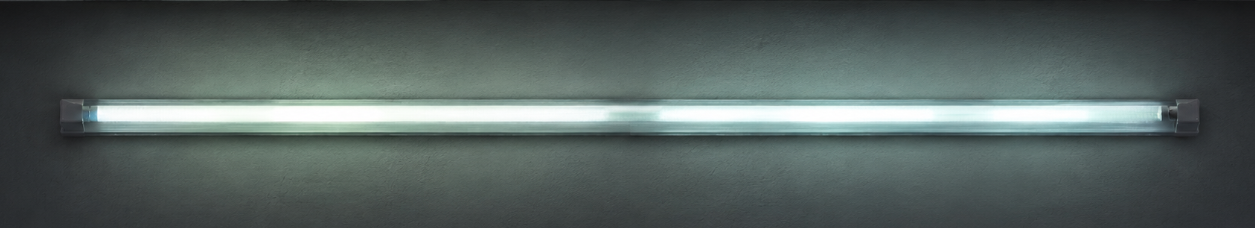
#> input picture tools/lamp-photo.png, 1255 x 228 px, given in place of photo-src.png, which was not available
$ python cut-lamp.py
#> lines starting #> are read from the running program, lines starting #| are printed output that depends on the picture; pictures that were not available may be replaced by others from this repository, and a replacement may not be noted
"""Вырезает светильник из фотографии в четыре слоя для `.lamp__tube`.

Исходник — снимок голой люминесцентной лампы на стене. Нужно из него
получить светильник без стены, в размер нашего света, и так, чтобы цвет
лампы на сайте продолжал работать.

--- Почему слоёв четыре, а не один --------------------------------------

Наша лампа несравнимо стройнее снятой: у нас длина к толщине под сто к
одному, на снимке — двадцать пять к одному. Растянуть снимок целиком —
значит размазать патроны в плоские кляксы; нарезать его на «концы и
середину» и растянуть одну середину — значит получить шов.

Шов не умозрительный, он был и мерился: на стыке двух полупрозрачных
кусков налёт складывается сам с собой и даёт светлую полосу в четыре
точки (замер: 328 против 249 уровней), а если класть куски встык без
нахлёста — тёмную нить в точку, потому что крайний столбец растянутой
картинки браузер домешивает с пустотой за её кромкой.

Отсюда разложение, в котором стыков нет вовсе:

  СВЕТ (`glow`) — налёт вокруг лампы и общий силуэт. Одной картинкой во
  всю длину, тянется. Стыков нет, потому что кусок один; растяжка ему не
  вредит, потому что вдоль он гладкий.

  ТРУБКА (`tube`) — стекло с рейкой, взятое из однородной середины.
  Тянется во всю длину. Непрозрачное.

  ПАТРОНЫ (`cap-left`, `cap-right`) — по концам, в своей пропорции,
  поверх трубки. Непрозрачные, а непрозрачное поверх непрозрачного
  никаких стыков не даёт: верхнее просто закрывает нижнее.

--- Почему цвет отделён от железа ---------------------------------------

Железо обесцвечено: свой цвет светильнику даёт лампа сайта, а не съёмка.
У света цвет белый, а сила уведена в прозрачность — тогда на графите это
свет, на белой бумаге ничто, а цвет лампы виден сквозь него заливкой
снизу. Слой `glow` служит заодно и маской для этой заливки: он и есть
силуэт всего предмета вместе с его налётом.

Запускать из папки со снимком: python3 tools/cut-lamp.py
"""

from PIL import Image, ImageFilter
import numpy as np

src = Image.open("photo-src.png").convert("RGB")
a = np.asarray(src).astype(np.float64)
L = a @ [0.2126, 0.7152, 0.0722]
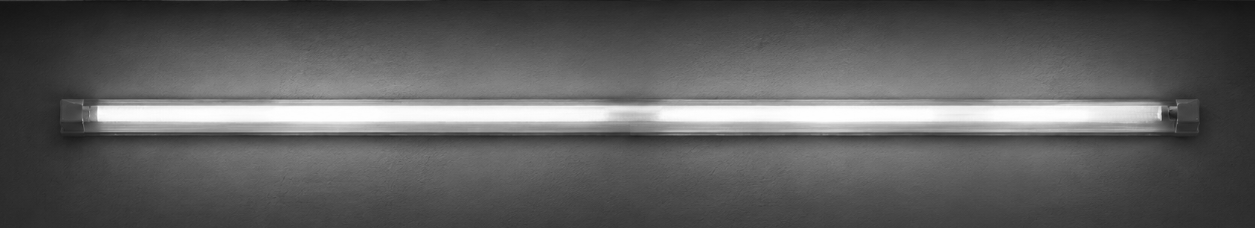
#> L: shape (228, 1255) float64; min 20.07, max 255, mean 94.3
h, w = L.shape
#> h = 228; w = 1255

# --- Границы светильника на снимке ------------------------------------------
BAND_TOP, BAND_BOT = 97, 136  # трубка с рейкой, во всю длину
CAP_TOP, CAP_BOT = 93, 140  # патроны: выше и ниже трубки
GLASS_TOP, GLASS_BOT = 99, 133  # светящееся стекло — по нему сажаем на место
X_LEFT, X_RIGHT = 58, 1201
CAP_L_END, CAP_R_START = 106, 1158
UNIFORM = (300, 900)  # участок, где трубка вдоль однородна

CROP = (30, 0, 1229, GLASS_BOT)  # общая рамка всех слоёв
CAP_W = 130  # ширина куска с патроном, в точках вырезки

# --- Стена: линейная модель по столбцам (сверху вниз она светлеет) ----------
top = L[0:10].mean(axis=0)
#> top = 1255 values, max 46.29 at index 759, min 23.33 at index 1240, mean 38.43
bot = L[218:228].mean(axis=0)
#> bot = 1255 values, max 69.79 at index 816, min 44.14 at index 3, mean 62.04
ys = np.arange(h)[:, None] / (h - 1)
#> ys = 228 values from 0 to 1
wall = top[None, :] * (1 - ys) + bot[None, :] * ys
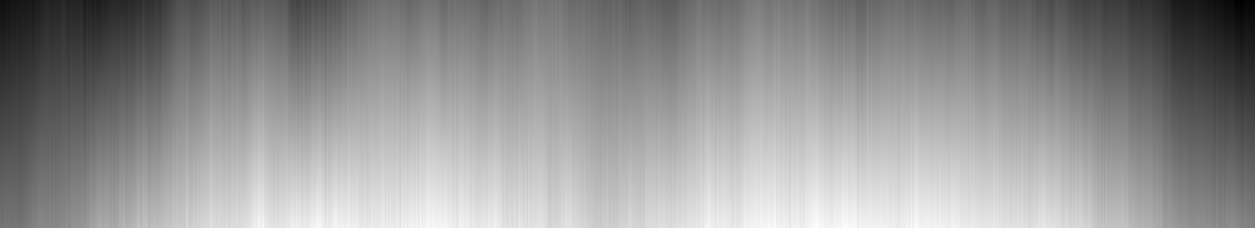
#> wall: shape (228, 1255) float64; min 23.33, max 69.79, mean 50.2; drawn with min black and max white

# --- Свет: превышение над стеной -------------------------------------------
glow = np.clip((L - wall) / np.clip(200.0 - wall, 1, None), 0, 1) * 0.78
# Штукатурку в свете не оставляем: фактура стены — примета СТЕНЫ, а стены на
# странице нет. Свет от неё отделяем размытием.
glow = (
    np.asarray(
        Image.fromarray((glow * 255).astype(np.uint8)).filter(ImageFilter.GaussianBlur(7))
    ).astype(np.float64)
    / 255.0
)

# --- Края вырезки: свести в ноль -------------------------------------------
# У кромки кадра налёт обрывается на своей силе — у нижнего края это целых
# двенадцать сотых. На стене такого обрыва нет, там просто кончился кадр; на
# странице он читался бы прямой линией поперёк свечения. Растушёвка считается
# от кромок ВЫРЕЗКИ, а не кадра, и по бокам начинается раньше патронов —
# чтобы задеть только свет и не тронуть сам светильник.
#
# Снизу растушёвки нет и быть не должно: там вырезка кончается ровно по низу
# стекла, то есть по кромке окна. Ниже неё светильника не видно ни в одном
# браузере, а свет продолжает уже сама трубка на странице.
ramp_x = np.ones(w)
#> ramp_x = 1255 values from 1 to 1
ramp_x[: CROP[0]] = 0
ramp_x[CROP[0] : X_LEFT - 4] = np.linspace(0, 1, X_LEFT - 4 - CROP[0]) ** 0.7
ramp_x[X_RIGHT + 4 : CROP[2]] = np.linspace(1, 0, CROP[2] - X_RIGHT - 4) ** 0.7
ramp_x[CROP[2] :] = 0
ramp_y = np.ones(h)
#> ramp_y = 228 values from 1 to 1
ramp_y[:14] = np.linspace(0, 1, 14)
ramp_y[CROP[3] :] = 0
glow *= np.minimum(ramp_x[None, :], ramp_y[:, None])
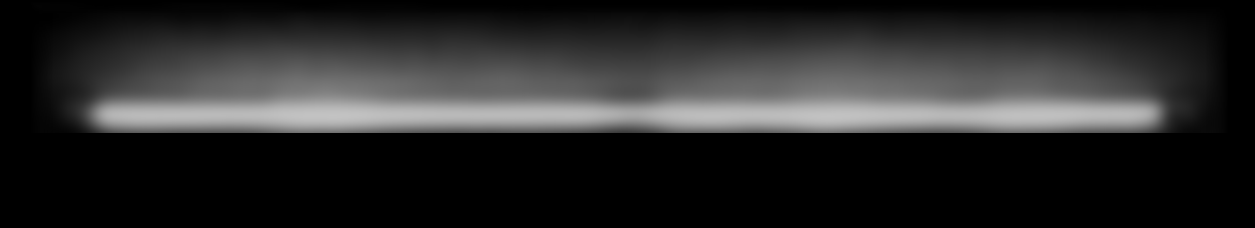
#> glow: shape (228, 1255) float64; min 0, max 0.765, mean 0.161


def feather(mask, radius=1.6):
    """Смягчает край силуэта: голая ступенька на таком уменьшении рвётся."""
    return (
        np.asarray(
            Image.fromarray((mask * 255).astype(np.uint8)).filter(
                ImageFilter.GaussianBlur(radius)
            )
        ).astype(np.float64)
        / 255.0
    )


# --- Силуэты ----------------------------------------------------------------
tube_band = np.zeros((h, w))
tube_band[BAND_TOP:BAND_BOT, :] = 1.0  # во всю длину: этот слой тянется
tube_band = feather(tube_band)

whole = np.zeros((h, w))
whole[BAND_TOP:BAND_BOT, X_LEFT:X_RIGHT] = 1.0
whole[CAP_TOP:CAP_BOT, X_LEFT:CAP_L_END] = 1.0
whole[CAP_TOP:CAP_BOT, CAP_R_START:X_RIGHT] = 1.0
whole = feather(whole)

caps = np.zeros((h, w))
caps[CAP_TOP:CAP_BOT, X_LEFT:CAP_L_END] = 1.0
caps[CAP_TOP:CAP_BOT, CAP_R_START:X_RIGHT] = 1.0
caps = feather(caps)

grey = np.clip(L * 1.06, 0, 255)


def layer(rgb_grey, alpha):
    rgb = np.stack([rgb_grey] * 3, axis=-1) if rgb_grey is not None else np.full((h, w, 3), 255.0)
    out = np.concatenate([rgb, alpha[..., None] * 255], axis=-1)
    return Image.fromarray(np.clip(out, 0, 255).astype(np.uint8), "RGBA")


# СВЕТ: белый, силуэт всего предмета в придачу — он же маска для заливки.
glow_img = layer(None, np.maximum(glow, whole)).crop(CROP)
# ТРУБКА: только однородная середина, дальше её растянут.
tube_img = layer(grey, tube_band).crop((UNIFORM[0], CROP[1], UNIFORM[1], CROP[3]))
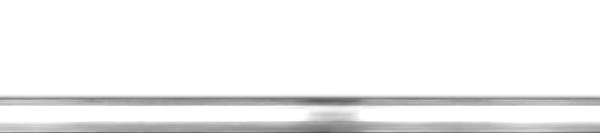
#> tube_img: PIL image 600x133 RGBA; mean R, G, B, A 124.2, 124.2, 124.2, 69; transparent parts drawn white
# ПАТРОНЫ: каждый со своим куском, в своей пропорции.
cap_l = layer(grey, caps).crop((CROP[0], CROP[1], CROP[0] + CAP_W, CROP[3]))
#> in layer (call 3), `out = np.concatenate([rgb, alpha[..., None] * 255], axis=-1)`:
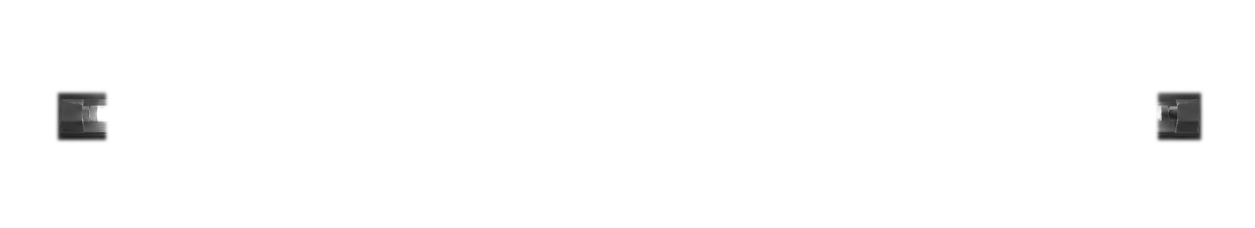
#> out: shape (228, 1255, 4) float64; mean of channels 0, 1, 2, 3 99.5, 99.5, 99.5, 3.8; transparent parts drawn white
cap_r = layer(grey, caps).crop((CROP[2] - CAP_W, CROP[1], CROP[2], CROP[3]))
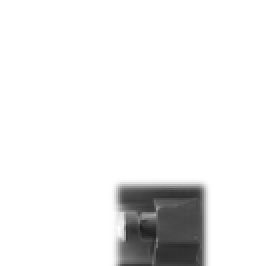
#> cap_r: PIL image 130x133 RGBA (shown 2 times larger); mean R, G, B, A 77, 77, 77, 25.4; transparent parts drawn white

cw, ch = glow_img.size
#> cw = 1199; ch = 133
print("вырезка:", cw, ch)
#| вырезка: 1199 133
print("стекло в вырезке: верх", GLASS_TOP - CROP[1], "низ", GLASS_BOT - CROP[1])
print("ширина куска с патроном:", CAP_W)

# На экране вырезка идёт впятеро мельче своих точек, поэтому полный размер
# был бы весом впустую. Свет вдобавок гладкий — ему хватает и трети ширины.
K = 0.8
th = round(ch * K)
#> th = 106
pieces = {
    "glow": glow_img.resize((400, th), Image.LANCZOS),
    "tube": tube_img.resize((320, th), Image.LANCZOS),
    "cap-left": cap_l.resize((round(CAP_W * K), th), Image.LANCZOS),
    "cap-right": cap_r.resize((round(CAP_W * K), th), Image.LANCZOS),
}
for name, piece in pieces.items():
    piece.save(f"lamp-{name}.webp", quality=86, method=6)
    piece.save(f"lamp-{name}.png")
    print(name, piece.size)
#> this loop made 4 passes
#> name on passes 1 to 4: 'glow', 'tube', 'cap-left', 'cap-right'
#| glow (400, 106)
#| tube (320, 106)
#| cap-left (104, 106)
#| cap-right (104, 106)
#> pass 2, `piece.save(f"lamp-{name}.webp", quality=86, method=6)`:
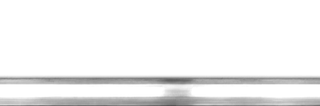
#> saved as lamp-tube.webp: PIL image 320x106 RGBA; mean R, G, B, A 59.5, 59.5, 59.5, 69; transparent parts drawn white
